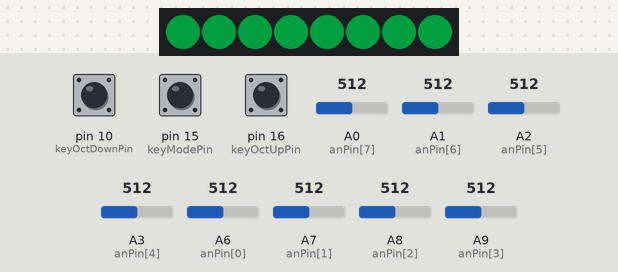
Simulated run of this sketch. Board: SparkFun Pro Micro, built with avr-gcc and run on an emulated ATmega32U4. Shown: 8 RGB LEDs in strip order, left to right. Inputs (shaded band) come from the test bench; at power-on: A0 (anPin[7]) = 512, A1 (anPin[6]) = 512, A7 (anPin[1]) = 512, A2 (anPin[5]) = 512, A3 (anPin[4]) = 512, pin 10 (keyOctDownPin) HIGH, pin 15 (keyModePin) HIGH, pin 16 (keyOctUpPin) HIGH, A6 (anPin[0]) = 512, A8 (anPin[2]) = 512, A9 (anPin[3]) = 512. Dim RGB values are drawn brighter than linear; EEPROM starts erased.

Above: at 2.4 s.
2.5 s: A0 (anPin[7]) set to 992
At 3.7 s:
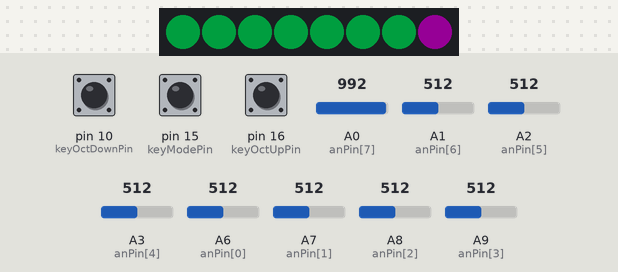
4.0 s: A1 (anPin[6]) set to 716
At 4.8 s:
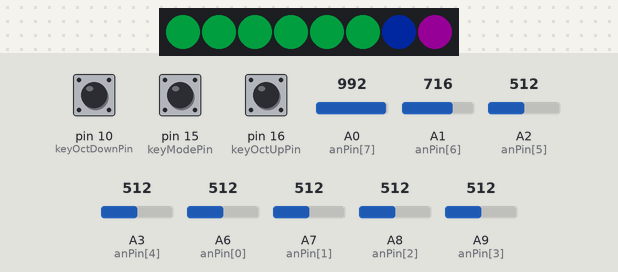
5.5 s: A7 (anPin[1]) set to 246
At 6.0 s:
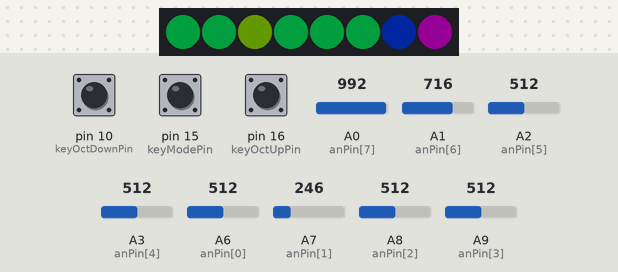
7.0 s: A2 (anPin[5]) set to 992
At 8.2 s:
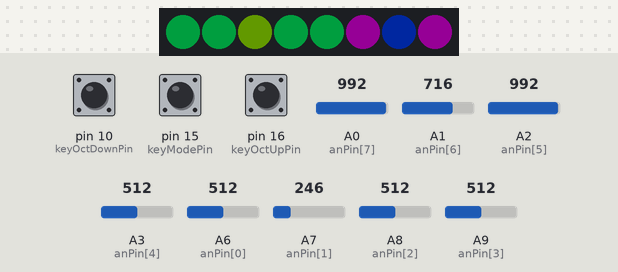
8.5 s: A3 (anPin[4]) set to 30
At 9.4 s:
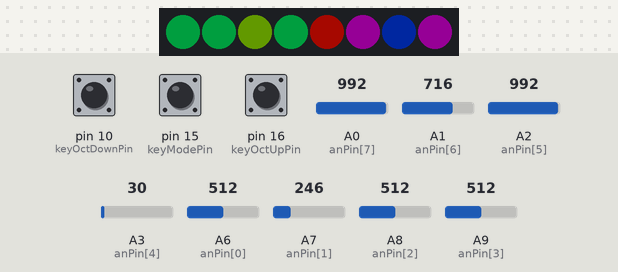
10.0 s: pin 10 (keyOctDownPin) pulled LOW for 0.15 s
At 10.7 s:
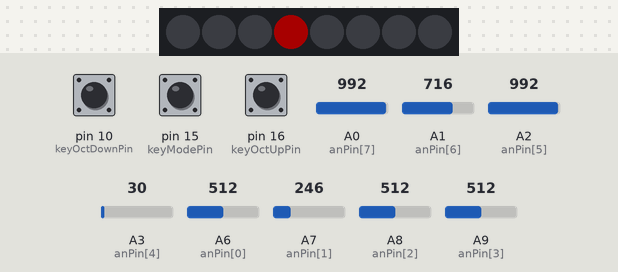
Timing chart, 0 to 12.6 s (numbered marks = the images above; inputs shaded):
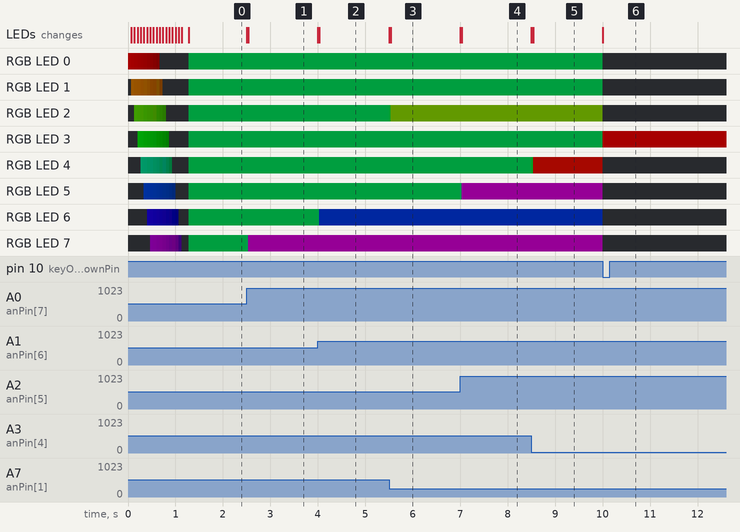

The sketch:

leet_control8.ino
```cpp
// (licence header left out)
#include <MIDIUSB.h>
#include <NeoPixelBrightnessBus.h>
#include <EEPROM.h>

const bool debug = false;                         // <- serial debugging over USB
const bool echoLed = true;                        // <- echo LED without incoming MIDI
const bool startAnimation = true;                 // <- show start animation
const uint8_t trigAmount = 1;                     // <- change before sending update
const uint8_t ledBrightness = 42;                 // <- LED intensity (0-255)
const uint8_t noteIntensity = 64;                 // <- MIDI note volume (0-127)
const uint8_t maxAn = 8;                          // number of analog filters
const uint8_t anNum = 16;                         // amount of filter to hide noise
const uint8_t anPin[maxAn] = {A6, A7, A8, A9, A3, A2, A1, A0};
const uint8_t maxLeds = 8;
const uint8_t maxKeys = 3;
const uint8_t ledPin = 2;
const uint8_t keyModePin = 15;
const uint8_t keyOctUpPin = 16;
const uint8_t keyOctDownPin = 10;
const uint8_t keyMap[maxKeys] = {15, 16, 10};
const uint8_t ledMap[maxAn] = {3, 2, 1, 0, 4, 5, 6, 7};

// Runnig average analog filter:
uint8_t anPos;                                    // the index of the current reading
int anHistory[maxAn][anNum];                      // the lst readings from the analog input
int anOld[maxAn];                                 // analog old reading (detect change)
int anTotal[maxAn];                               // the running total
int anAvg[maxAn];                                 // analog average

uint8_t midiOffset = 0;                           // offset to allow several devices on same ch
uint8_t midiCh;                                   // loaded from EEPROM at startup
bool fadeLeds = false;


NeoPixelBrightnessBus<NeoGrbFeature, Neo800KbpsMethod> strip(maxLeds, ledPin);

//-----10|-------20|-------30|-------40|-------50|-------60|-------70|-------80|

void setup() {
  for (int i = 0; i < maxKeys; i++)
    pinMode(keyMap[i], INPUT_PULLUP);
  if (debug == true) {
    Serial.begin(115200);
    Serial.println("Serial debug enabled: ");
  }

  midiCh = EEPROM.read(0);
  if (midiCh > 15) {                              // if default eeprom value is outside ch range
    midiCh = 0;
    EEPROM.update(0, midiCh);
  }

  strip.Begin();
  strip.SetBrightness(ledBrightness);
  if (startAnimation == true)
    showLedAnimation();
}

void loop() {
  checkKeys();                                    // user input (including knobs)
  sendControl();                                  // send control messages if user input
  updateLEDs();                                   // Show knob value or fade midiOffset and midi ch LEDs
}

void checkKeys() {
  // get analog input (filtered)
  anUpdate();

  // check midi channel
  if (digitalRead(keyModePin) == 0) {
    showMidi();
    while (digitalRead(keyModePin) == 0) {
      // midi up?
      if (digitalRead(keyOctUpPin) == 0) {
        if (midiCh < 15)
          midiCh++;
        showMidi();
        EEPROM.update(0, midiCh);
        while (digitalRead(keyOctUpPin) == 0)
          delay(20);
      }
      // midi down?
      if (digitalRead(keyOctDownPin) == 0) {
        if (midiCh > 0)
          midiCh--;
        showMidi();
        EEPROM.update(0, midiCh);
        while (digitalRead(keyOctDownPin) == 0)
          delay(20);
      }
      delay(20);
    }
  }

  // midiOffset Up
  if (digitalRead(keyOctUpPin) == 0) {
    if (midiOffset < 9)
      midiOffset++;
    showmidiOffset();
    while (digitalRead(keyOctUpPin) == 0)
      delay(20);
  }

  // midiOffset Down
  if (digitalRead(keyOctDownPin) == 0) {
    if (midiOffset > 0)
      midiOffset--;
    showmidiOffset();
    while (digitalRead(keyOctDownPin) == 0)
      delay(20);
  }
}

void anUpdate() {
  for (uint8_t i = 0; i < maxAn; i++) {
    anTotal[i] = anTotal[i] - anHistory[i][anPos];  // subtract the last reading:
    anHistory[i][anPos] = analogRead(anPin[i]) / 8; // read from the sensor: 0-1023 => 0-127
    anTotal[i] = anTotal[i] + anHistory[i][anPos];  // add the reading to the anTotal:
  }
  anPos++;                                          // advance to the next position in the array:
  if (anPos >= anNum)                               // if we're at the end of the array...
    anPos = 0;                                      // ...wrap around to the beginning:
  for (uint8_t i = 0; i < maxAn; i++) {
    anAvg[i] = anTotal[i] / anNum;                  // calculate the average:
  }
}

void updateLEDs() {
  if (fadeLeds == true) {                           // fade status leds? (change chord length, midiOffset or midi)
    fadeLeds = false;
    for (uint8_t i = 0; i < maxLeds; i++) {
      RgbColor tmpColor = strip.GetPixelColor(i);
      tmpColor.Darken(1);
      if (tmpColor != RgbColor(0, 0, 0))
        fadeLeds = true;
      strip.SetPixelColor(i, tmpColor);
    }
    delay(10);
    strip.Show();
  } else {
    for (uint8_t i = 0; i < maxLeds; i++)
      strip.SetPixelColor(ledMap[i], wheelH(map(anAvg[i], 0, 127, 0, 654)));
  }
  strip.Show();
}

void showMidi() {
  for (uint8_t i = 0; i < maxLeds; i++) {
    if (i <= midiCh)
      strip.SetPixelColor(ledMap[i], wheelH(map(i, 0, 16, 0, 767)));
    else
      strip.SetPixelColor(ledMap[i], RgbColor(0, 0, 0));
    strip.Show();
  }
  fadeLeds = true;
}

void showmidiOffset() {
  for (uint8_t i = 0; i < maxLeds; i++) {
    if (i <= midiOffset)
      strip.SetPixelColor(ledMap[i], wheelH(map(i * 12, 0, 128, 0, 767)));
    else
      strip.SetPixelColor(ledMap[i], RgbColor(0, 0, 0));
    strip.Show();
  }
  fadeLeds = true;
}

void sendControl() {
  for (uint8_t i = 0; i < maxAn; i++) {
    if (anAvg[i] > anOld[i] + trigAmount || anAvg[i] < anOld[i] - trigAmount ) {
      anOld[i] = anAvg[i];
      MidiUSB.sendMIDI({0x0B, 0xB0 | midiCh , i + midiOffset * maxAn, anAvg[i]});
      if (debug == true) {
        Serial.print("CtrlChange Ch:");
        Serial.print(midiCh);
        Serial.print(" Controller:");
        Serial.print(i, HEX);
        Serial.print(" Value:");
        Serial.println(anAvg[i], HEX);
      }
    }
  }
  MidiUSB.flush();
}

void darkenLED(uint8_t pos, uint8_t dark) {
  RgbColor tmpColor = strip.GetPixelColor(pos);
  tmpColor.Darken(dark);
  strip.SetPixelColor(pos, tmpColor);
}

void clearLED() {
  for (int i = 0; i < maxLeds; i++)
    strip.SetPixelColor(i, RgbColor(0, 0, 0));
  strip.Show();
}

void showLedAnimation() {
  for (int j = 0; j <= ((maxLeds + 10) * 10); j++) {    // all off once (17-7)/10=1
    for (int i = 0; i < maxLeds; i++) {
      float intensity = (float(j / 10) - i) / 10;
      if (intensity < 0) intensity = 1;   // wait until your turn
      if (intensity > 1) intensity = 1;   // stay off
      strip.SetPixelColor(i, RgbColor::LinearBlend(wheelH(i * 90), RgbColor(0, 0, 0), intensity));
    }
    strip.Show();
    delay(5);
  }
}

// Input a value 0 to 767 to get corresponding rainbow color
RgbColor wheelH(int wheelPos) {
  while ( wheelPos < 0)
    wheelPos += 768;
  while ( wheelPos >= 768)
    wheelPos -= 768;
  if (wheelPos >= 512)
    return RgbColor(wheelPos - 512, 0, 767 - wheelPos);
  if (wheelPos >= 256)
    return RgbColor(0, 511 - wheelPos, wheelPos - 256);
  return RgbColor(255 - wheelPos, wheelPos, 0);
}

//-----10|-------20|-------30|-------40|-------50|-------60|-------70|-------80|
```

Measured:
- after the input at 2.5 s, RGB LED 7: RGB(0, 30, 12) → RGB(0, 27, 14) at once, → RGB(21, 0, 21) 0.03 s later; the LEDs: first change at once (image 1 shows a later state)
- after the input at 4.0 s, RGB LED 6: RGB(0, 30, 12) → RGB(0, 29, 13) at once, → RGB(0, 8, 33) 0.03 s later; the LEDs: first change at once (image 2 shows a later state)
- after the input at 5.5 s, RGB LED 2: RGB(0, 30, 12) → RGB(0, 33, 9) at once, → RGB(16, 25, 0) 0.03 s later; the LEDs: first change at once (image 3 shows a later state)
- after the input at 7.0 s, RGB LED 5: RGB(0, 30, 12) → RGB(0, 27, 14) at once, → RGB(21, 0, 21) 0.03 s later; the LEDs: first change at once (image 4 shows a later state)
- after the input at 8.5 s, RGB LED 4: RGB(0, 30, 12) → RGB(0, 34, 8) at once, → RGB(40, 2, 0) 0.03 s later; the LEDs: first change at once (image 5 shows a later state)
- after the input at 10.0 s, RGB LED 0, RGB LED 1: RGB(0, 30, 12) → off at once; RGB LED 2: RGB(16, 25, 0) → off at once; RGB LED 3: RGB(0, 30, 12) → RGB(42, 0, 0) at once; RGB LED 4: RGB(40, 2, 0) → off at once; RGB LED 5, RGB LED 7: RGB(21, 0, 21) → off at once; the LEDs: change at once (image 6)
